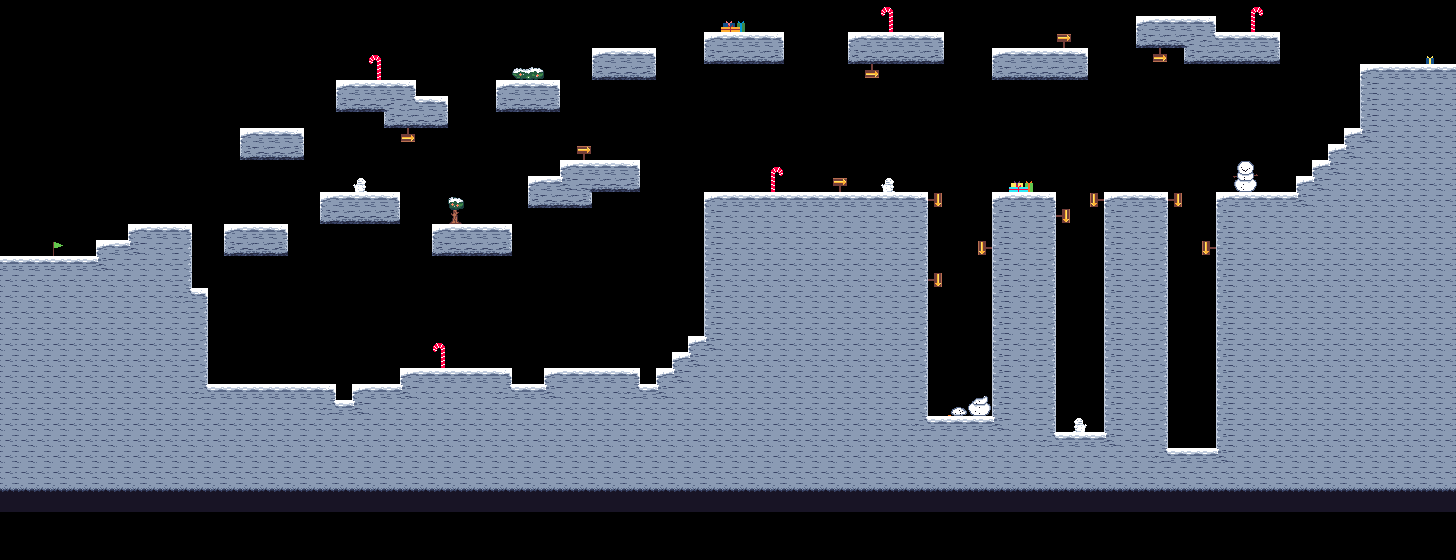

This game map was drawn from its Tiled (.tmx) file and the tilesets committed beside it. A one-line description and the trimmed map source follow:
An orthogonal 91x35 tile map with 16x16 px tiles, 2 tile layers (collisions, decor).

<map version="1.10" tiledversion="1.10.1" orientation="orthogonal" renderorder="right-down" width="91" height="35" tilewidth="16" tileheight="16" infinite="0" nextlayerid="3" nextobjectid="1">
 <tileset firstgid="1" source="penguinGaimTileset.tsx" />
 <layer id="1" name="collisions" width="91" height="35">
  <data>[3185 cells, 1469 non-empty, 15 distinct tile ids]</data>
 </layer>
 <layer id="2" name="decor" width="91" height="35">
  <data>[3185 cells, 46 non-empty, 24 distinct tile ids]</data>
 </layer>
</map>
